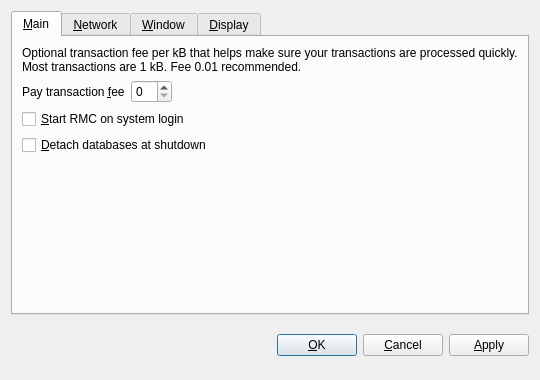
<?xml version="1.0" encoding="UTF-8"?>
<ui version="4.0">
 <class>OptionsDialog</class>
 <widget class="QDialog" name="OptionsDialog">
  <property name="geometry">
   <rect>
    <x>0</x>
    <y>0</y>
    <width>540</width>
    <height>380</height>
   </rect>
  </property>
  <property name="windowTitle">
   <string>Options</string>
  </property>
  <property name="modal">
   <bool>true</bool>
  </property>
  <layout class="QVBoxLayout" name="verticalLayout">
   <item>
    <widget class="QTabWidget" name="tabWidget">
     <property name="tabPosition">
      <enum>QTabWidget::North</enum>
     </property>
     <property name="currentIndex">
      <number>0</number>
     </property>
     <widget class="QWidget" name="tabMain">
      <attribute name="title">
       <string>&amp;Main</string>
      </attribute>
      <layout class="QVBoxLayout" name="verticalLayout_Main">
       <item>
        <widget class="QLabel" name="transactionFeeInfoLabel">
         <property name="text">
          <string>Optional transaction fee per kB that helps make sure your transactions are processed quickly. Most transactions are 1 kB. Fee 0.01 recommended.</string>
         </property>
         <property name="textFormat">
          <enum>Qt::PlainText</enum>
         </property>
         <property name="wordWrap">
          <bool>true</bool>
         </property>
        </widget>
       </item>
       <item>
        <layout class="QHBoxLayout" name="horizontalLayout_Main">
         <item>
          <widget class="QLabel" name="transactionFeeLabel">
           <property name="text">
            <string>Pay transaction &amp;fee</string>
           </property>
           <property name="textFormat">
            <enum>Qt::PlainText</enum>
           </property>
           <property name="buddy">
            <cstring>transactionFee</cstring>
           </property>
          </widget>
         </item>
         <item>
          <widget class="BitcoinAmountField" name="transactionFee"/>
         </item>
         <item>
          <spacer name="horizontalSpacer_Main">
           <property name="orientation">
            <enum>Qt::Horizontal</enum>
           </property>
           <property name="sizeHint" stdset="0">
            <size>
             <width>40</width>
             <height>20</height>
            </size>
           </property>
          </spacer>
         </item>
        </layout>
       </item>
       <item>
        <widget class="QCheckBox" name="bitcoinAtStartup">
         <property name="toolTip">
          <string>Automatically start RMC after logging in to the system.</string>
         </property>
         <property name="text">
          <string>&amp;Start RMC on system login</string>
         </property>
        </widget>
       </item>
       <item>
        <widget class="QCheckBox" name="detachDatabases">
         <property name="toolTip">
          <string>Detach block and address databases at shutdown. This means they can be moved to another data directory, but it slows down shutdown. The wallet is always detached.</string>
         </property>
         <property name="text">
          <string>&amp;Detach databases at shutdown</string>
         </property>
        </widget>
       </item>
       <item>
        <spacer name="verticalSpacer_Main">
         <property name="orientation">
          <enum>Qt::Vertical</enum>
         </property>
         <property name="sizeHint" stdset="0">
          <size>
           <width>20</width>
           <height>40</height>
          </size>
         </property>
        </spacer>
       </item>
      </layout>
     </widget>
     <widget class="QWidget" name="tabNetwork">
      <attribute name="title">
       <string>&amp;Network</string>
      </attribute>
      <layout class="QVBoxLayout" name="verticalLayout_Network">
       <item>
        <widget class="QCheckBox" name="mapPortUpnp">
         <property name="toolTip">
          <string>Automatically open the RMC client port on the router. This only works when your router supports UPnP and it is enabled.</string>
         </property>
         <property name="text">
          <string>Map port using &amp;UPnP</string>
         </property>
        </widget>
       </item>
       <item>
        <widget class="QCheckBox" name="connectSocks">
         <property name="toolTip">
          <string>Connect to the RMC network through a SOCKS proxy (e.g. when connecting through Tor).</string>
         </property>
         <property name="text">
          <string>&amp;Connect through SOCKS proxy:</string>
         </property>
        </widget>
       </item>
       <item>
        <layout class="QHBoxLayout" name="horizontalLayout_Network">
         <item>
          <widget class="QLabel" name="proxyIpLabel">
           <property name="text">
            <string>Proxy &amp;IP:</string>
           </property>
           <property name="textFormat">
            <enum>Qt::PlainText</enum>
           </property>
           <property name="buddy">
            <cstring>proxyIp</cstring>
           </property>
          </widget>
         </item>
         <item>
          <widget class="QValidatedLineEdit" name="proxyIp">
           <property name="maximumSize">
            <size>
             <width>140</width>
             <height>16777215</height>
            </size>
           </property>
           <property name="toolTip">
            <string>IP address of the proxy (e.g. 127.0.0.1)</string>
           </property>
          </widget>
         </item>
         <item>
          <widget class="QLabel" name="proxyPortLabel">
           <property name="text">
            <string>&amp;Port:</string>
           </property>
           <property name="textFormat">
            <enum>Qt::PlainText</enum>
           </property>
           <property name="buddy">
            <cstring>proxyPort</cstring>
           </property>
          </widget>
         </item>
         <item>
          <widget class="QLineEdit" name="proxyPort">
           <property name="maximumSize">
            <size>
             <width>55</width>
             <height>16777215</height>
            </size>
           </property>
           <property name="toolTip">
            <string>Port of the proxy (e.g. 9050)</string>
           </property>
          </widget>
         </item>
         <item>
          <widget class="QLabel" name="socksVersionLabel">
           <property name="text">
            <string>SOCKS &amp;Version:</string>
           </property>
           <property name="textFormat">
            <enum>Qt::PlainText</enum>
           </property>
           <property name="buddy">
            <cstring>socksVersion</cstring>
           </property>
          </widget>
         </item>
         <item>
          <widget class="QValueComboBox" name="socksVersion">
           <property name="toolTip">
            <string>SOCKS version of the proxy (e.g. 5)</string>
           </property>
          </widget>
         </item>
         <item>
          <spacer name="horizontalSpacer_Network">
           <property name="orientation">
            <enum>Qt::Horizontal</enum>
           </property>
           <property name="sizeHint" stdset="0">
            <size>
             <width>40</width>
             <height>20</height>
            </size>
           </property>
          </spacer>
         </item>
        </layout>
       </item>
       <item>
        <spacer name="verticalSpacer_Network">
         <property name="orientation">
          <enum>Qt::Vertical</enum>
         </property>
         <property name="sizeHint" stdset="0">
          <size>
           <width>20</width>
           <height>40</height>
          </size>
         </property>
        </spacer>
       </item>
      </layout>
     </widget>
     <widget class="QWidget" name="tabWindow">
      <attribute name="title">
       <string>&amp;Window</string>
      </attribute>
      <layout class="QVBoxLayout" name="verticalLayout_Window">
       <item>
        <widget class="QCheckBox" name="minimizeToTray">
         <property name="toolTip">
          <string>Show only a tray icon after minimizing the window.</string>
         </property>
         <property name="text">
          <string>&amp;Minimize to the tray instead of the taskbar</string>
         </property>
        </widget>
       </item>
       <item>
        <widget class="QCheckBox" name="minimizeOnClose">
         <property name="toolTip">
          <string>Minimize instead of exit the application when the window is closed. When this option is enabled, the application will be closed only after selecting Quit in the menu.</string>
         </property>
         <property name="text">
          <string>M&amp;inimize on close</string>
         </property>
        </widget>
       </item>
       <item>
        <spacer name="verticalSpacer_Window">
         <property name="orientation">
          <enum>Qt::Vertical</enum>
         </property>
         <property name="sizeHint" stdset="0">
          <size>
           <width>20</width>
           <height>40</height>
          </size>
         </property>
        </spacer>
       </item>
      </layout>
     </widget>
     <widget class="QWidget" name="tabDisplay">
      <attribute name="title">
       <string>&amp;Display</string>
      </attribute>
      <layout class="QVBoxLayout" name="verticalLayout_Display">
       <item>
        <layout class="QHBoxLayout" name="horizontalLayout_1_Display">
         <item>
          <widget class="QLabel" name="langLabel">
           <property name="text">
            <string>User Interface &amp;language:</string>
           </property>
           <property name="textFormat">
            <enum>Qt::PlainText</enum>
           </property>
           <property name="buddy">
            <cstring>lang</cstring>
           </property>
          </widget>
         </item>
         <item>
          <widget class="QValueComboBox" name="lang">
           <property name="toolTip">
            <string>The user interface language can be set here. This setting will take effect after restarting RMC.</string>
           </property>
          </widget>
         </item>
        </layout>
       </item>
       <item>
        <layout class="QHBoxLayout" name="horizontalLayout_2_Display">
         <item>
          <widget class="QLabel" name="unitLabel">
           <property name="text">
            <string>&amp;Unit to show amounts in:</string>
           </property>
           <property name="textFormat">
            <enum>Qt::PlainText</enum>
           </property>
           <property name="buddy">
            <cstring>unit</cstring>
           </property>
          </widget>
         </item>
         <item>
          <widget class="QValueComboBox" name="unit">
           <property name="toolTip">
            <string>Choose the default subdivision unit to show in the interface and when sending coins.</string>
           </property>
          </widget>
         </item>
        </layout>
       </item>
       <item>
        <widget class="QCheckBox" name="displayAddresses">
         <property name="toolTip">
          <string>Whether to show RMC addresses in the transaction list or not.</string>
         </property>
         <property name="text">
          <string>&amp;Display addresses in transaction list</string>
         </property>
        </widget>
       </item>
       <item>
        <widget class="QCheckBox" name="coinControlFeatures">
         <property name="toolTip">
          <string>Whether to show coin control features or not.</string>
         </property>
         <property name="text">
          <string>Display coin &amp;control features (experts only!)</string>
         </property>
        </widget>
       </item>
       <item>
        <spacer name="verticalSpacer_Display">
         <property name="orientation">
          <enum>Qt::Vertical</enum>
         </property>
         <property name="sizeHint" stdset="0">
          <size>
           <width>20</width>
           <height>40</height>
          </size>
         </property>
        </spacer>
       </item>
      </layout>
     </widget>
    </widget>
   </item>
   <item>
    <layout class="QHBoxLayout" name="horizontalLayout_Buttons">
     <item>
      <spacer name="horizontalSpacer_1">
       <property name="orientation">
        <enum>Qt::Horizontal</enum>
       </property>
       <property name="sizeHint" stdset="0">
        <size>
         <width>40</width>
         <height>48</height>
        </size>
       </property>
      </spacer>
     </item>
     <item>
      <widget class="QLabel" name="statusLabel">
       <property name="font">
        <font>
         <weight>75</weight>
         <bold>true</bold>
        </font>
       </property>
       <property name="text">
        <string/>
       </property>
       <property name="textFormat">
        <enum>Qt::PlainText</enum>
       </property>
       <property name="wordWrap">
        <bool>true</bool>
       </property>
      </widget>
     </item>
     <item>
      <spacer name="horizontalSpacer_2">
       <property name="orientation">
        <enum>Qt::Horizontal</enum>
       </property>
       <property name="sizeHint" stdset="0">
        <size>
         <width>40</width>
         <height>48</height>
        </size>
       </property>
      </spacer>
     </item>
     <item>
      <widget class="QPushButton" name="okButton">
       <property name="text">
        <string>&amp;OK</string>
       </property>
      </widget>
     </item>
     <item>
      <widget class="QPushButton" name="cancelButton">
       <property name="text">
        <string>&amp;Cancel</string>
       </property>
       <property name="autoDefault">
        <bool>false</bool>
       </property>
      </widget>
     </item>
     <item>
      <widget class="QPushButton" name="applyButton">
       <property name="text">
        <string>&amp;Apply</string>
       </property>
       <property name="autoDefault">
        <bool>false</bool>
       </property>
      </widget>
     </item>
    </layout>
   </item>
  </layout>
 </widget>
 <customwidgets>
  <customwidget>
   <class>BitcoinAmountField</class>
   <extends>QSpinBox</extends>
   <header>bitcoinamountfield.h</header>
  </customwidget>
  <customwidget>
   <class>QValueComboBox</class>
   <extends>QComboBox</extends>
   <header>qvaluecombobox.h</header>
  </customwidget>
  <customwidget>
   <class>QValidatedLineEdit</class>
   <extends>QLineEdit</extends>
   <header>qvalidatedlineedit.h</header>
  </customwidget>
 </customwidgets>
 <resources/>
 <connections/>
</ui>
